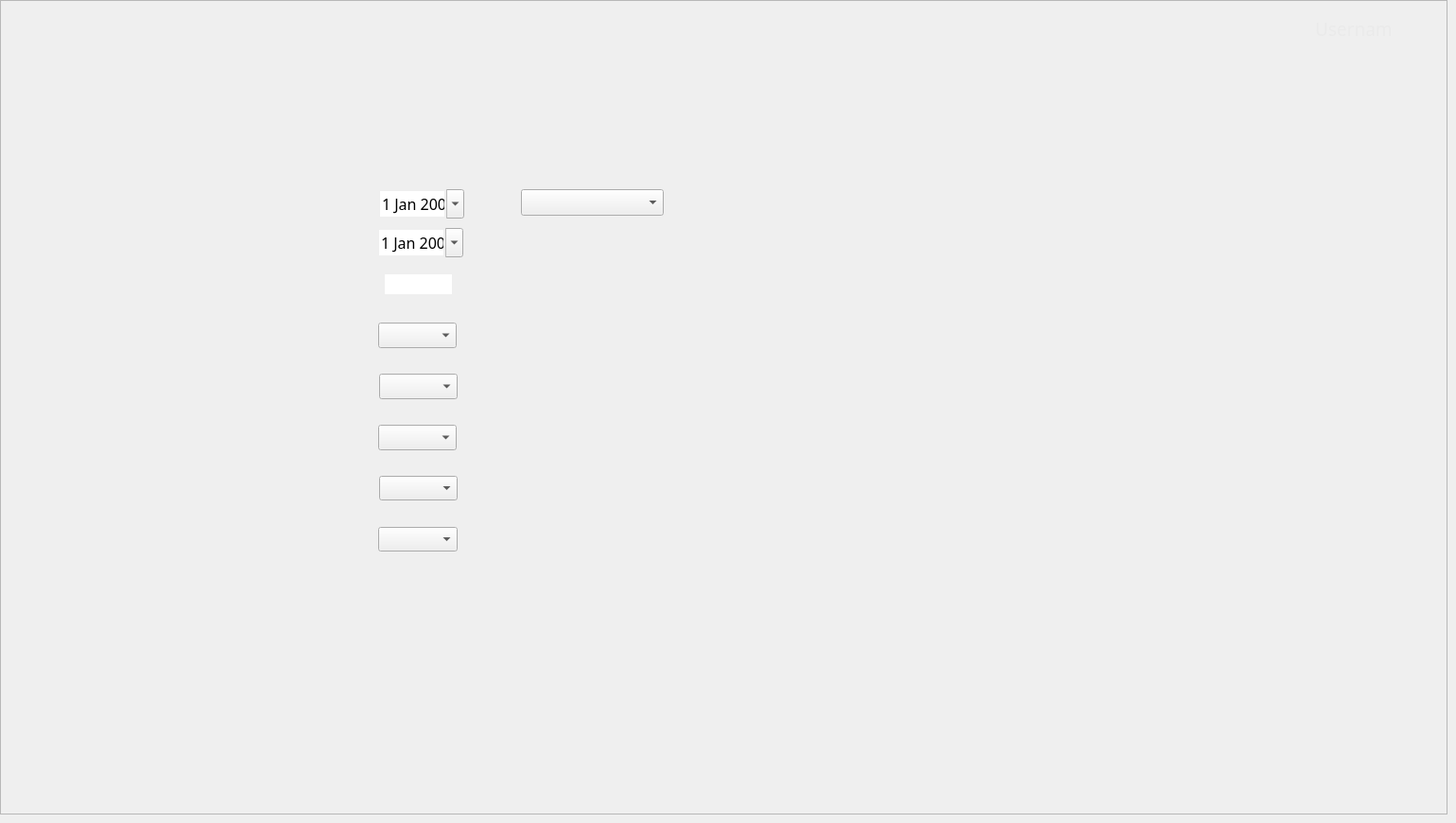
    <widget class="QWidget" name="GeneralQueriesPage">
     <property name="sizePolicy">
      <sizepolicy hsizetype="Fixed" vsizetype="Fixed">
       <horstretch>0</horstretch>
       <verstretch>0</verstretch>
      </sizepolicy>
     </property>
     <widget class="QFrame" name="GeneralQueriesFrame">
      <property name="geometry">
       <rect>
        <x>0</x>
        <y>0</y>
        <width>1531</width>
        <height>861</height>
       </rect>
      </property>
      <property name="frameShape">
       <enum>QFrame::StyledPanel</enum>
      </property>
      <property name="frameShadow">
       <enum>QFrame::Raised</enum>
      </property>
      <widget class="QLabel" name="BackgroundLabel_GeneralQueries">
       <property name="geometry">
        <rect>
         <x>0</x>
         <y>0</y>
         <width>1521</width>
         <height>861</height>
        </rect>
       </property>
       <property name="text">
        <string/>
       </property>
       <property name="pixmap">
        <pixmap>Images/User/User-GeneralQuery.png</pixmap>
       </property>
       <property name="scaledContents">
        <bool>true</bool>
       </property>
      </widget>
      <widget class="QPushButton" name="HomeButton_GeneralQueries">
       <property name="geometry">
        <rect>
         <x>0</x>
         <y>70</y>
         <width>241</width>
         <height>51</height>
        </rect>
       </property>
       <property name="text">
        <string/>
       </property>
       <property name="flat">
        <bool>true</bool>
       </property>
      </widget>
      <widget class="QPushButton" name="PersRegisterButton_GeneralQueries">
       <property name="geometry">
        <rect>
         <x>0</x>
         <y>240</y>
         <width>241</width>
         <height>51</height>
        </rect>
       </property>
       <property name="text">
        <string/>
       </property>
       <property name="flat">
        <bool>true</bool>
       </property>
      </widget>
      <widget class="QLabel" name="UsernameLabel_GeneralQueries">
       <property name="geometry">
        <rect>
         <x>1391</x>
         <y>20</y>
         <width>81</width>
         <height>21</height>
        </rect>
       </property>
       <property name="font">
        <font>
         <family>Source Sans Pro</family>
         <pointsize>14</pointsize>
        </font>
       </property>
       <property name="cursor">
        <cursorShape>BlankCursor</cursorShape>
       </property>
       <property name="autoFillBackground">
        <bool>false</bool>
       </property>
       <property name="styleSheet">
        <string notr="true">color: rgb(234, 234, 234);</string>
       </property>
       <property name="text">
        <string>Username</string>
       </property>
      </widget>
      <widget class="QPushButton" name="RecordRegisterButton_GeneralQueries">
       <property name="geometry">
        <rect>
         <x>0</x>
         <y>120</y>
         <width>241</width>
         <height>51</height>
        </rect>
       </property>
       <property name="text">
        <string/>
       </property>
       <property name="flat">
        <bool>true</bool>
       </property>
      </widget>
      <widget class="QPushButton" name="LogOutButton_GeneralQueries">
       <property name="geometry">
        <rect>
         <x>0</x>
         <y>800</y>
         <width>241</width>
         <height>51</height>
        </rect>
       </property>
       <property name="text">
        <string/>
       </property>
       <property name="flat">
        <bool>true</bool>
       </property>
      </widget>
      <widget class="QPushButton" name="GeneralQueryApplyButton_GeneralQueries">
       <property name="geometry">
        <rect>
         <x>1275</x>
         <y>711</y>
         <width>127</width>
         <height>33</height>
        </rect>
       </property>
       <property name="text">
        <string/>
       </property>
       <property name="flat">
        <bool>true</bool>
       </property>
      </widget>
      <widget class="QPushButton" name="RecordLookUpButton_GeneralQueries">
       <property name="geometry">
        <rect>
         <x>0</x>
         <y>180</y>
         <width>241</width>
         <height>51</height>
        </rect>
       </property>
       <property name="text">
        <string/>
       </property>
       <property name="flat">
        <bool>true</bool>
       </property>
      </widget>
      <widget class="QPushButton" name="GenQueriesButton_GeneralQueries">
       <property name="geometry">
        <rect>
         <x>0</x>
         <y>290</y>
         <width>241</width>
         <height>51</height>
        </rect>
       </property>
       <property name="text">
        <string/>
       </property>
       <property name="flat">
        <bool>true</bool>
       </property>
      </widget>
      <widget class="QLabel" name="GeneralQueryDisplay_GeneralQueries">
       <property name="geometry">
        <rect>
         <x>710</x>
         <y>215</y>
         <width>691</width>
         <height>461</height>
        </rect>
       </property>
       <property name="font">
        <font>
         <family>Source Sans Pro</family>
         <pointsize>12</pointsize>
        </font>
       </property>
       <property name="autoFillBackground">
        <bool>false</bool>
       </property>
       <property name="text">
        <string/>
       </property>
       <property name="alignment">
        <set>Qt::AlignLeading|Qt::AlignLeft|Qt::AlignTop</set>
       </property>
      </widget>
      <widget class="QComboBox" name="RecordTypeFilter_GeneralQueries">
       <property name="geometry">
        <rect>
         <x>400</x>
         <y>341</y>
         <width>83</width>
         <height>27</height>
        </rect>
       </property>
       <property name="font">
        <font>
         <family>Source Sans Pro</family>
         <pointsize>12</pointsize>
        </font>
       </property>
      </widget>
      <widget class="QComboBox" name="QueryChoice_GeneralQueries">
       <property name="geometry">
        <rect>
         <x>551</x>
         <y>200</y>
         <width>151</width>
         <height>28</height>
        </rect>
       </property>
       <property name="font">
        <font>
         <family>Source Sans Pro</family>
         <pointsize>12</pointsize>
        </font>
       </property>
      </widget>
      <widget class="QComboBox" name="DistrictFilter_GeneralQueries">
       <property name="geometry">
        <rect>
         <x>401</x>
         <y>503</y>
         <width>83</width>
         <height>26</height>
        </rect>
       </property>
       <property name="font">
        <font>
         <family>Source Sans Pro</family>
         <pointsize>12</pointsize>
        </font>
       </property>
      </widget>
      <widget class="QComboBox" name="CommunityFilter_GeneralQueries">
       <property name="geometry">
        <rect>
         <x>400</x>
         <y>557</y>
         <width>84</width>
         <height>26</height>
        </rect>
       </property>
       <property name="font">
        <font>
         <family>Source Sans Pro</family>
         <pointsize>12</pointsize>
        </font>
       </property>
      </widget>
      <widget class="QComboBox" name="ProvinceFilter_GeneralQueries">
       <property name="geometry">
        <rect>
         <x>401</x>
         <y>395</y>
         <width>83</width>
         <height>27</height>
        </rect>
       </property>
       <property name="font">
        <font>
         <family>Source Sans Pro</family>
         <pointsize>12</pointsize>
        </font>
       </property>
      </widget>
      <widget class="QComboBox" name="CantonFilter_GeneralQueries">
       <property name="geometry">
        <rect>
         <x>400</x>
         <y>449</y>
         <width>83</width>
         <height>27</height>
        </rect>
       </property>
       <property name="font">
        <font>
         <family>Source Sans Pro</family>
         <pointsize>12</pointsize>
        </font>
       </property>
      </widget>
      <widget class="QLineEdit" name="NValueFilter_GeneralQueries">
       <property name="enabled">
        <bool>true</bool>
       </property>
       <property name="geometry">
        <rect>
         <x>407</x>
         <y>290</y>
         <width>71</width>
         <height>21</height>
        </rect>
       </property>
       <property name="font">
        <font>
         <family>Source Sans Pro</family>
         <pointsize>12</pointsize>
        </font>
       </property>
       <property name="cursor">
        <cursorShape>IBeamCursor</cursorShape>
       </property>
       <property name="acceptDrops">
        <bool>true</bool>
       </property>
       <property name="autoFillBackground">
        <bool>false</bool>
       </property>
       <property name="frame">
        <bool>false</bool>
       </property>
       <property name="clearButtonEnabled">
        <bool>false</bool>
       </property>
      </widget>
      <widget class="QDateEdit" name="InitialDateFilter_GeneralQueries">
       <property name="geometry">
        <rect>
         <x>400</x>
         <y>200</y>
         <width>91</width>
         <height>31</height>
        </rect>
       </property>
       <property name="font">
        <font>
         <family>Source Sans Pro</family>
         <pointsize>12</pointsize>
        </font>
       </property>
       <property name="acceptDrops">
        <bool>false</bool>
       </property>
       <property name="autoFillBackground">
        <bool>false</bool>
       </property>
       <property name="wrapping">
        <bool>false</bool>
       </property>
       <property name="frame">
        <bool>false</bool>
       </property>
       <property name="buttonSymbols">
        <enum>QAbstractSpinBox::UpDownArrows</enum>
       </property>
       <property name="showGroupSeparator" stdset="0">
        <bool>false</bool>
       </property>
       <property name="calendarPopup">
        <bool>true</bool>
       </property>
      </widget>
      <widget class="QDateEdit" name="FinalDateFilter_GeneralQueries">
       <property name="geometry">
        <rect>
         <x>399</x>
         <y>241</y>
         <width>91</width>
         <height>31</height>
        </rect>
       </property>
       <property name="font">
        <font>
         <family>Source Sans Pro</family>
         <pointsize>12</pointsize>
        </font>
       </property>
       <property name="acceptDrops">
        <bool>false</bool>
       </property>
       <property name="autoFillBackground">
        <bool>false</bool>
       </property>
       <property name="wrapping">
        <bool>false</bool>
       </property>
       <property name="frame">
        <bool>false</bool>
       </property>
       <property name="buttonSymbols">
        <enum>QAbstractSpinBox::UpDownArrows</enum>
       </property>
       <property name="showGroupSeparator" stdset="0">
        <bool>false</bool>
       </property>
       <property name="calendarPopup">
        <bool>true</bool>
       </property>
      </widget>
     </widget>
    </widget>
